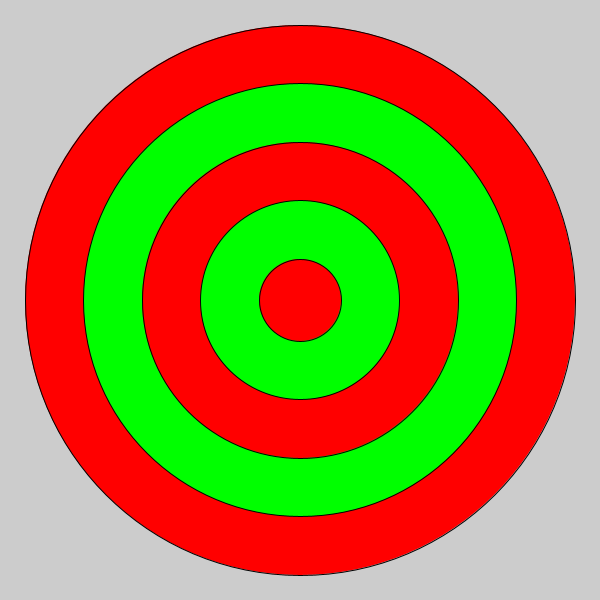
Frame 1 (no input)
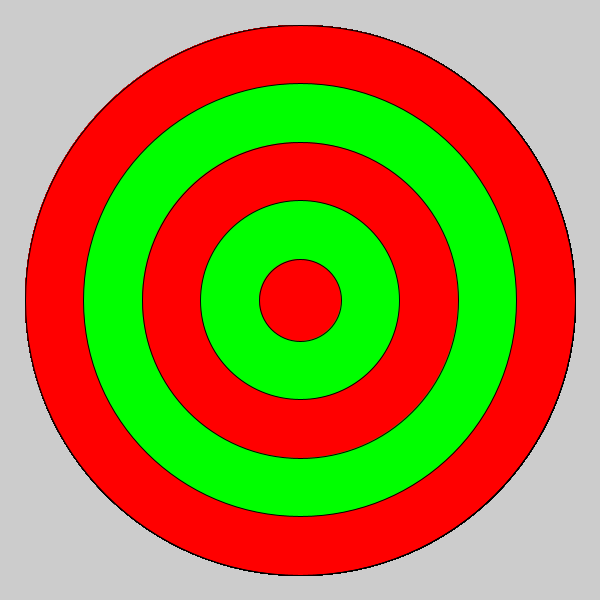
Frame 60 (the mouse pressed at the canvas centre just before this capture)
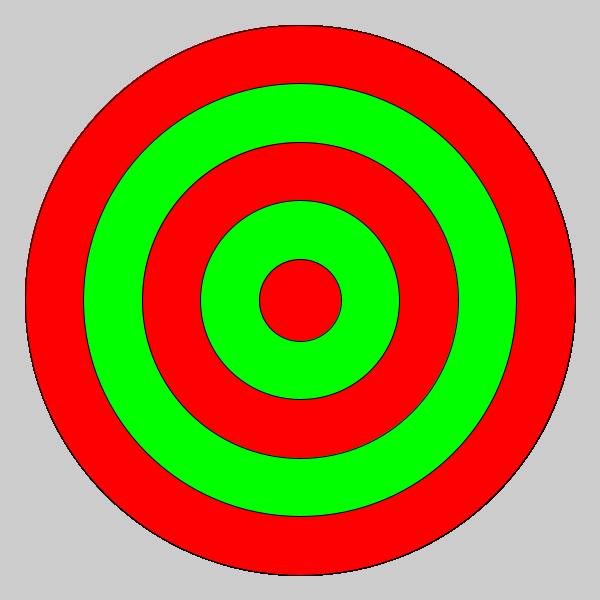
Frame 120 (the mouse held since frame 60 and released just before this capture)

The Processing sketch that drew these frames (run headless with seeded random() and noise(); from frame 60 on, the mouse is pressed at the canvas centre):

// Processing sketch: bullseye
// ── bullseye.pde

void setup() {
 
  // set the size of your sketch
  size(600,600);
}

void draw() {
  
  
  for(int i = 550; i >0; i -= 117) {
if(i % 2 == 0) {
  fill(255,0,0);
}
else{
  fill(0,255,0);
}
    ellipse(300,300,i,i);
  
  
  
}
  //Starting with the largest ellipse, use a for loop to draw a bullseye with ellipses.
  
  //Use an if statement and remainder to alternate the color of your rings.
  
  
}
